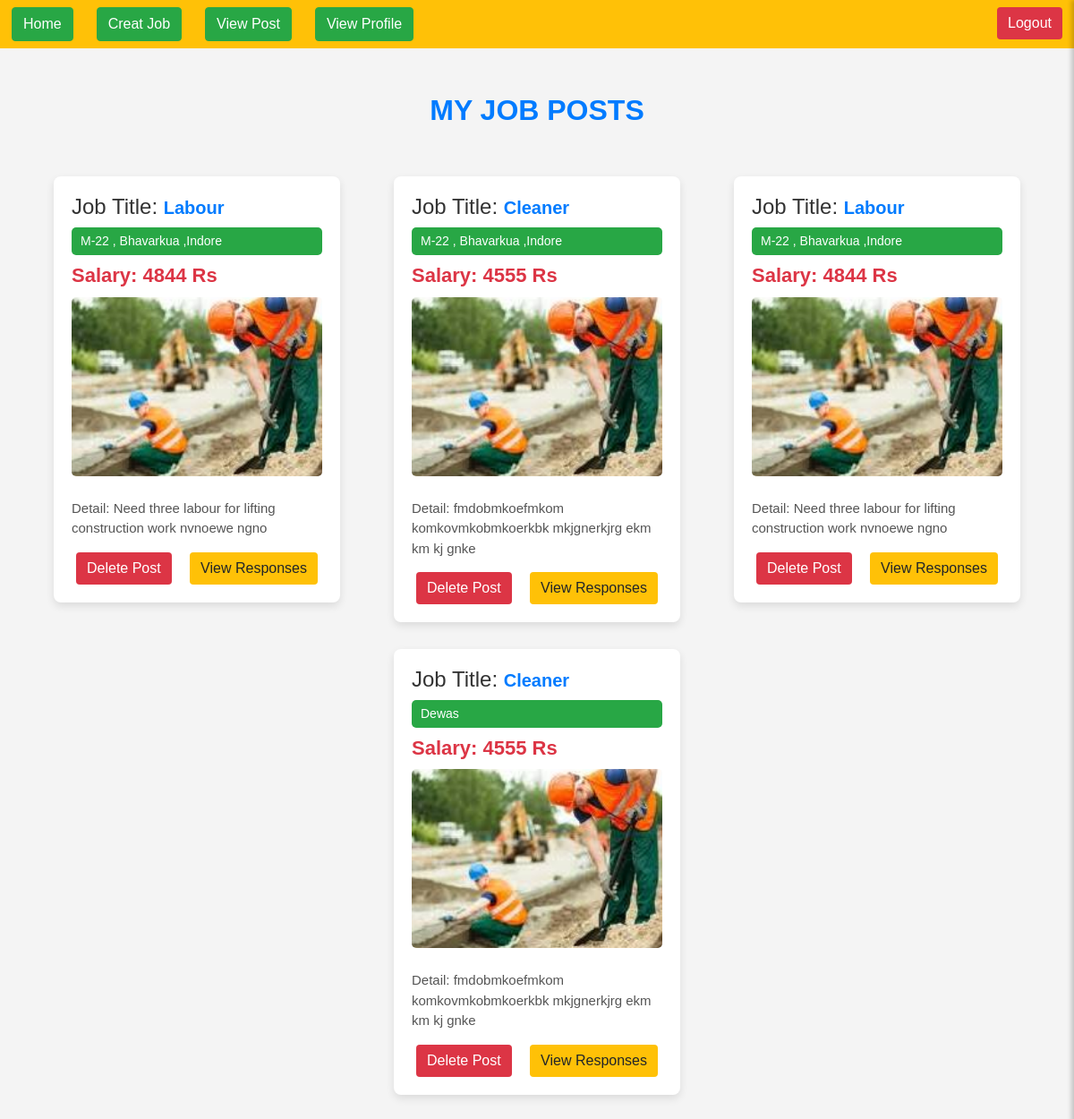
The app's page /D_Labour_Chowk/client_/view.php (signed in) with its own data.
### tables this page shows
CREATE TABLE `job_post` (
  `post_ID` int(11) NOT NULL,
  `jobTitle` varchar(20) NOT NULL,
  `salary` int(11) NOT NULL,
  `detail` varchar(60) NOT NULL,
  `city` varchar(20) NOT NULL,
  `location` varchar(30) NOT NULL,
  `createdDate` int(11) NOT NULL,
  `impath` varchar(200) NOT NULL,
  `owner` int(11) NOT NULL
);

### D_Labour_Chowk/client_/view.php (the view, shortened to what this page needs)
<?php
include "../Shared/sqlconnection.php";
$sql_result = mysqli_query($conn, "SELECT * FROM job_post WHERE owner = {$_SESSION['user_id']}");
?>
<!DOCTYPE html>
<html lang="en">
<head>
    <link href="https://cdnjs.cloudflare.com/ajax/libs/font-awesome/5.15.4/css/all.min.css" rel="stylesheet">
    <link href="https://stackpath.bootstrapcdn.com/bootstrap/4.5.2/css/bootstrap.min.css" rel="stylesheet">
</head>
<body>
<div class="container">
    <h2>My Job Posts</h2>
    <div class="row justify-content-center">
        <?php
        while ($dbrow = mysqli_fetch_assoc($sql_result)) {
            echo "
            <div class='col-lg-4 col-md-6 col-sm-12'>
                <div class='pdt-container'>
                    <h4>Job Title: <span class='name'>" . htmlspecialchars($dbrow['jobTitle']) . "</span></h4>
                    <div class='location'>" . htmlspecialchars($dbrow['location']) . "</div>
                    <h5 class='salary'>Salary: " . htmlspecialchars($dbrow['salary']) . " Rs</h5>
                    <img src='" . htmlspecialchars($dbrow['impath']) . "' alt='Job Image'>
                    <p class='detail'>Detail: <span>" . htmlspecialchars($dbrow['detail']) . "</span></p>
                    <div class='btn-container'>
                        <a href='dltpost.php?post_ID=" . $dbrow['post_ID'] . "'>
                            <button class='btn btn-danger'>Delete Post</button>
                        </a>
                        <a href='interested_labour.php?post_ID=" . $dbrow['post_ID'] . "'>
                            <button class='btn btn-warning'>View Responses</button>
                        </a>
                    </div>
                </div>
            </div>";
        }
        ?>
    </div>
</div>
</body>
</html>

### D_Labour_Chowk/client_/view.php (style rules this page uses)
body { background-color: #f4f4f4; font-family: 'Arial', sans-serif; color: #333; }
.container { margin-top: 50px; margin-bottom: 50px; }
h2 { color: #007bff; margin-bottom: 40px; text-align: center; font-weight: 700; text-transform: uppercase; }
.pdt-container { background-color: #ffffff; border-radius: 8px; box-shadow: 0 4px 10px rgba(0, 0, 0, 0.1); transition: transform 0.2s, box-shadow 0.2s; padding: 20px; margin: 15px; position: relative; overflow: hidden; }
.pdt-container img { width: 100%; height: 200px; border-radius: 5px; object-fit: cover; transition: transform 0.3s; margin-bottom: 15px; }
.name { font-size: 20px; font-weight: bold; color: #007bff; }
.location { background-color: #28a745; color: #ffffff; padding: 5px 10px; border-radius: 5px; font-size: 14px; margin-top: 5px; }
.salary { font-size: 22px; font-weight: bold; color: #dc3545; margin: 10px 0; }
.detail { font-size: 15px; color: #555; margin: 10px 0; }
.btn-container { display: flex; justify-content: space-between; margin-top: 15px; }
.btn { flex: 1; margin: 0 5px; }
.btn-danger { background-color: #dc3545; border: none; }
.btn-warning { background-color: #ffc107; border: none; }

### records on screen
job_post: jobTitle "Labour", location "M-22 , Bhavarkua ,Indore", salary "4844", impath (picture), detail "Need three labour for lifting construction work nvnoewe ngno"
job_post: jobTitle "Cleaner", location "M-22 , Bhavarkua ,Indore", salary "4555", impath (picture), detail "fmdobmkoefmkom komkovmkobmkoerkbk mkjgnerkjrg ekm km kj gnke"
job_post: jobTitle "Labour", location "M-22 , Bhavarkua ,Indore", salary "4844", impath (picture), detail "Need three labour for lifting construction work nvnoewe ngno"
job_post: jobTitle "Cleaner", location "Dewas", salary "4555", impath (picture), detail "fmdobmkoefmkom komkovmkobmkoerkbk mkjgnerkjrg ekm km kj gnke"
